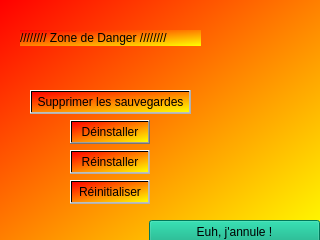
<?xml version="1.0" encoding="UTF-8"?>
<ui version="4.0">
 <class>Advenced</class>
 <widget class="QWidget" name="Advenced">
  <property name="geometry">
   <rect>
    <x>0</x>
    <y>0</y>
    <width>320</width>
    <height>240</height>
   </rect>
  </property>
  <property name="windowTitle">
   <string>Paramètres avancé</string>
  </property>
  <property name="styleSheet">
   <string notr="true">background-color: qlineargradient(spread:pad, x1:0, y1:0, x2:1, y2:1, stop:0 rgba(255, 0, 0, 255), stop:1 rgba(255, 255, 0, 255));</string>
  </property>
  <widget class="QPushButton" name="Uninstall">
   <property name="geometry">
    <rect>
     <x>70</x>
     <y>120</y>
     <width>80</width>
     <height>24</height>
    </rect>
   </property>
   <property name="styleSheet">
    <string notr="true">color: rgb(0, 0, 0);</string>
   </property>
   <property name="text">
    <string>Déinstaller</string>
   </property>
  </widget>
  <widget class="QLabel" name="label">
   <property name="geometry">
    <rect>
     <x>20</x>
     <y>30</y>
     <width>181</width>
     <height>16</height>
    </rect>
   </property>
   <property name="styleSheet">
    <string notr="true">color: rgb(0, 0, 0);</string>
   </property>
   <property name="text">
    <string>//////// Zone de Danger ////////</string>
   </property>
  </widget>
  <widget class="QPushButton" name="Reinstall">
   <property name="enabled">
    <bool>false</bool>
   </property>
   <property name="geometry">
    <rect>
     <x>70</x>
     <y>150</y>
     <width>80</width>
     <height>24</height>
    </rect>
   </property>
   <property name="styleSheet">
    <string notr="true">color: rgb(0, 0, 0);</string>
   </property>
   <property name="text">
    <string>Réinstaller</string>
   </property>
  </widget>
  <widget class="QPushButton" name="Reinitialize">
   <property name="enabled">
    <bool>false</bool>
   </property>
   <property name="geometry">
    <rect>
     <x>70</x>
     <y>180</y>
     <width>80</width>
     <height>24</height>
    </rect>
   </property>
   <property name="styleSheet">
    <string notr="true">color: rgb(0, 0, 0);</string>
   </property>
   <property name="text">
    <string>Réinitialiser</string>
   </property>
  </widget>
  <widget class="QPushButton" name="Cancel">
   <property name="geometry">
    <rect>
     <x>149</x>
     <y>220</y>
     <width>171</width>
     <height>24</height>
    </rect>
   </property>
   <property name="toolTip">
    <string>Annuler</string>
   </property>
   <property name="styleSheet">
    <string notr="true">background-color: rgb(0, 170, 127);
color: rgb(0, 0, 0);</string>
   </property>
   <property name="text">
    <string>Euh, j'annule !</string>
   </property>
  </widget>
  <widget class="QPushButton" name="DeleteSaves">
   <property name="enabled">
    <bool>false</bool>
   </property>
   <property name="geometry">
    <rect>
     <x>30</x>
     <y>90</y>
     <width>161</width>
     <height>24</height>
    </rect>
   </property>
   <property name="styleSheet">
    <string notr="true">color: rgb(0, 0, 0);</string>
   </property>
   <property name="text">
    <string>Supprimer les sauvegardes</string>
   </property>
  </widget>
 </widget>
 <resources/>
 <connections/>
</ui>
